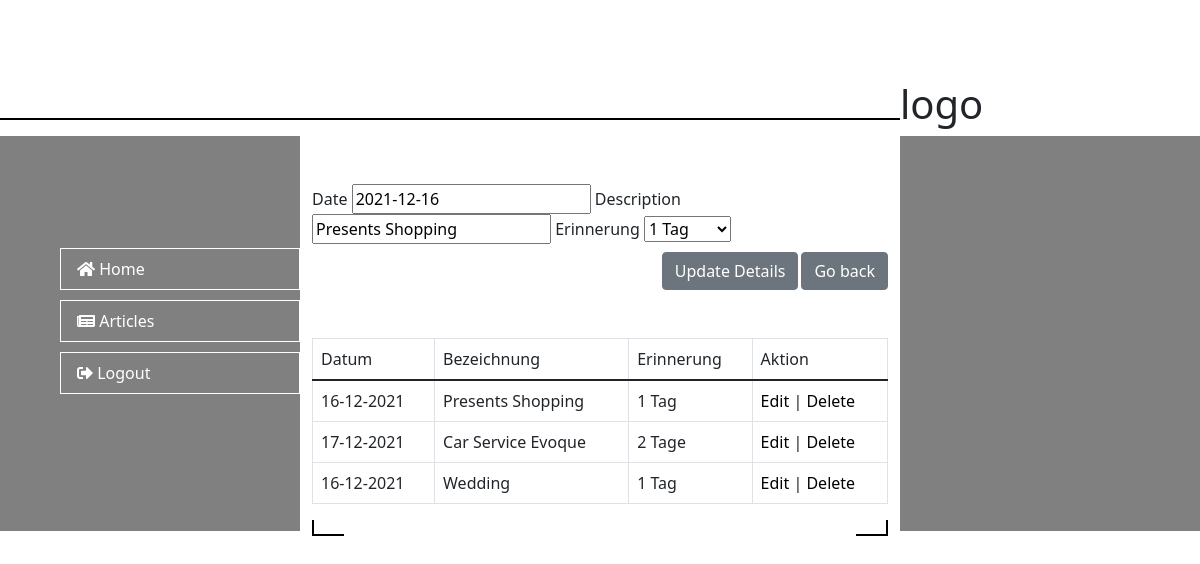
The app's page /edit_reminder.php?id=93 with its own data.
### tables this page shows
CREATE TABLE `reminders` (
  `ID` int(11) NOT NULL,
  `DESCRIPTION` varchar(150) NOT NULL,
  `ERINNERUNG` varchar(150) NOT NULL,
  `DATE` date NOT NULL,
  `C_YEAR` varchar(50) DEFAULT NULL
);

### edit_reminder.php (the view, shortened to what this page needs)
<?php
  include "config.php";
  $sql="SELECT * FROM reminders WHERE ID='{$_GET["id"]}'";
  $res=$con->query($sql);
  if($res->num_rows>0){
    $row=$res->fetch_assoc();
?>
<!DOCTYPE html>
<html lang="en">
<?php include "header.php"; ?>
<body>
  <?php include "logo.php"; ?>
  <div class='section'>
    <div class="left">
      <nav>
        <li>
          <a class="nav-link mylinks" style="margin-top: 7rem;" href="home.php"><span class='fa fa-home'></span> Home</a>
        </li>
        <li>
          <a class="nav-link mylinks" href="articles.php"><span class='fas fa-newspaper'></span> Articles</a>
        </li>
        <li>
          <a class="nav-link mylinks" href="logout.php"><span class='fas fa-sign-out-alt'></span> Logout</a>
        </li>
      </nav>
    </div>
    <div class="middle container">
      <div class="add-reminder mt-5">
        <form method='post' action='<?php echo $_SERVER["REQUEST_URI"]; ?>'>
          <label>Date</label>
          <input type="text" class="datepicker" name='date' required value="<?php echo $row["DATE"]; ?>">
          <label>Description</label>
          <input type='text' name='description' required value="<?php echo $row["DESCRIPTION"]; ?>">
          <label>Erinnerung</label>
          <select name="erinnerung" id="erinnerung" required value="<?php echo $row["ERINNERUNG"]; ?>">
            <option value="1 Tag">1 Tag</option>
          </select>
          <br>
          <a href="home.php" class="mt-2 mb-5 btn btn-secondary submit-button" style="margin-left: 3px;">Go back</a>
          <input type='submit' name='submit' class='mt-2 mb-5 submit-button btn btn-secondary' value='Update Details'>
        </form>
      </div>
      <div class='reminder-message mt-3'>
        <table class='table table-bordered mt-2'>
          <thead>
            <tr>
              <td>Datum</td>
              <td>Bezeichnung</td>
              <td>Erinnerung</td>
              <td>Aktion</td>
            </tr>
          </thead>
          <tbody>
            <?php
            $sql = "SELECT * FROM reminders ORDER BY ID DESC";
            $res = $con->query($sql);
            if ($res->num_rows > 0) {
              while ($row = $res->fetch_assoc()) {
                echo "
										<tr>
                      <td>" . date("d-m-Y", strtotime($row["DATE"])) . "</td>
											<td>{$row["DESCRIPTION"]}</td>
											<td>{$row["ERINNERUNG"]}</td>
                      <td><a href='edit_reminder.php?id={$row["ID"]}' class=''>Edit</a>
                      <span>|</span>
                      <a href='delete_reminder.php?id={$row["ID"]}' class=''>Delete</a>
                      </td>
										</tr>";
              }
            }
            ?>
          </tbody>
        </table>
      </div>
      <div class="borders mt-3"></div>
    </div>
    <div class="right"></div>
  </div>
</body>
</html>
<?php
  }
?>

### style.css (style rules this page uses)
li { list-style-type: none; }
.mylinks { color: white; border: 1px solid white; margin-bottom: 5px; padding-right: 5px; margin-top: 10px; width: 15rem; }
a { text-decoration: none; color: black; }
.section { display: grid; grid-template-columns: 25% 1fr 25%; }
.left { background-color: gray; height: 150%; display: flex; justify-content: flex-end; }
.middle { background-color: white; height: 150px; }
.borders { background-image: linear-gradient(black, black), linear-gradient(black, black), linear-gradient(black, black), linear-gradient(black, black); background-repeat: no-repeat; background-size: 2px 3rem, 2rem 2px, 2px 3rem, 2rem 2px; background-position: left bottom, left bottom, right bottom, right bottom, 4px 4px; padding: 0 1rem 1rem 1rem; }
.right { background-color: gray; height: 150%; }
.submit-button { float: right; }

### records on screen
reminders: date "2021-12-16", description "Presents Shopping", erinnerung "1 Tag", DATE "16-12-2021", DESCRIPTION "Presents Shopping", ERINNERUNG "1 Tag"
reminders: DATE "17-12-2021", DESCRIPTION "Car Service Evoque", ERINNERUNG "2 Tage"
reminders: DATE "16-12-2021", DESCRIPTION "Wedding", ERINNERUNG "1 Tag"
